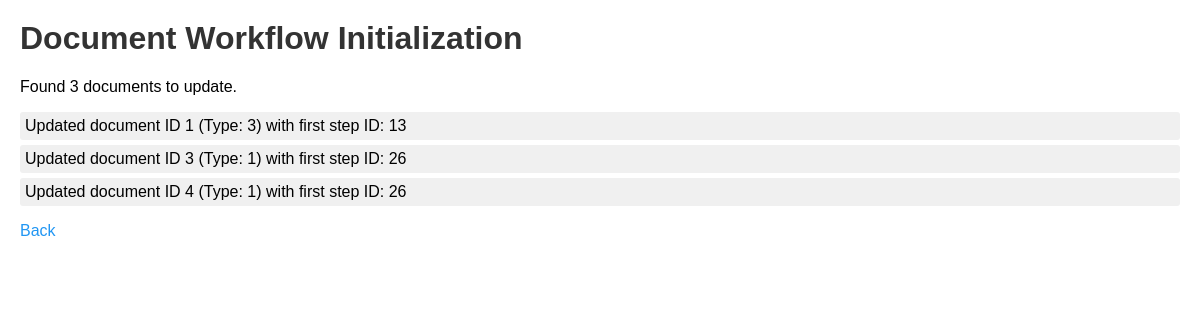
The app's page /initialize_workflow.php?run=1 with its own data.
### tables this page shows
CREATE TABLE `documents` (
  `document_id` int(11) NOT NULL,
  `title` varchar(255) NOT NULL,
  `type_id` int(11) DEFAULT NULL,
  `creator_id` int(11) DEFAULT NULL,
  `file_path` varchar(255) DEFAULT NULL,
  `content_path` varchar(255) DEFAULT NULL,
  `current_step` int(11) DEFAULT NULL,
  `status` enum('draft','pending','approved','rejected','revision') DEFAULT 'draft',
  `verification_code` varchar(10) DEFAULT NULL,
  `created_at` timestamp NOT NULL DEFAULT current_timestamp(),
  `google_doc_id` varchar(255) DEFAULT NULL,
  `revision_requesting_office_id` int(11) DEFAULT NULL,
  `updated_at` timestamp NOT NULL DEFAULT current_timestamp() ON UPDATE current_timestamp(),
  `has_qr_signature` tinyint(1) DEFAULT 0,
  `is_urgent` tinyint(1) NOT NULL DEFAULT 0
);

CREATE TABLE `workflow_steps` (
  `id` int(11) NOT NULL,
  `document_id` int(11) NOT NULL,
  `type_id` int(11) DEFAULT NULL,
  `office_id` int(11) DEFAULT NULL,
  `role_id` int(11) DEFAULT NULL,
  `step_order` int(11) NOT NULL,
  `is_required` tinyint(1) DEFAULT 1
);

### initialize_workflow.php (the view, shortened to what this page needs)
<?php
require_once 'includes/config.php';
echo "<h1>Document Workflow Initialization</h1>";
if (isset($_GET['run'])) {
    $conn->query("SET FOREIGN_KEY_CHECKS=0");
    $query = "SELECT document_id, type_id FROM documents
              WHERE status = 'pending' AND (current_step IS NULL OR current_step = 0)";
    $result = $conn->query($query);
    if ($result && $result->num_rows > 0) {
        echo "<p>Found " . $result->num_rows . " documents to update.</p>";
        echo "<ul>";
        while ($doc = $result->fetch_assoc()) {
            $document_id = $doc['document_id'];
            $type_id = $doc['type_id'];
            $step_query = "SELECT id FROM workflow_steps
                          WHERE document_id = 0
                          AND type_id = ?
                          ORDER BY step_order ASC LIMIT 1";
            $step_stmt = $conn->prepare($step_query);
            $step_stmt->bind_param("i", $type_id);
            $step_stmt->execute();
            $step_result = $step_stmt->get_result();
            if ($step_result && $step_result->num_rows > 0) {
                $first_step = $step_result->fetch_assoc()['id'];
                $update_query = "UPDATE documents SET current_step = ? WHERE document_id = ?";
                $update_stmt = $conn->prepare($update_query);
                $update_stmt->bind_param("ii", $first_step, $document_id);
                if ($update_stmt->execute()) {
                    echo "<li>Updated document ID $document_id (Type: $type_id) with first step ID: $first_step</li>";
                } else {
                    echo "<li class='error'>Failed to update document ID $document_id: " . $conn->error . "</li>";
                }
            } else {
                echo "<li class='warning'>No workflow steps found for document ID $document_id (Type: $type_id)</li>";
            }
        }
        echo "</ul>";
    } else {
        echo "<p>No documents need updating.</p>";
    }
    echo "<p><a href='initialize_workflow.php'>Back</a></p>";
}
?>

### initialize_workflow.php (style rules this page uses)
h1 { color: #333; }
ul { list-style-type: none; padding: 0; }
li { margin: 5px 0; padding: 5px; background-color: #f0f0f0; border-radius: 3px; }
a { color: #2196F3; text-decoration: none; }

### records on screen
documents: document_id "1", type "3", workflow_steps.id "13"
documents: document_id "3", type "1", workflow_steps.id "26"
documents: document_id "4", type "1", workflow_steps.id "26"

### other values on screen
$result->num_rows "3"
